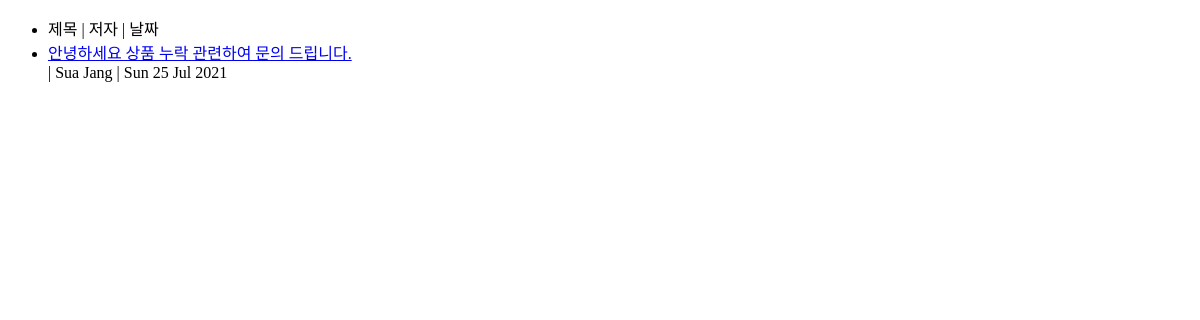
The page /list/ on the database as committed earlier.
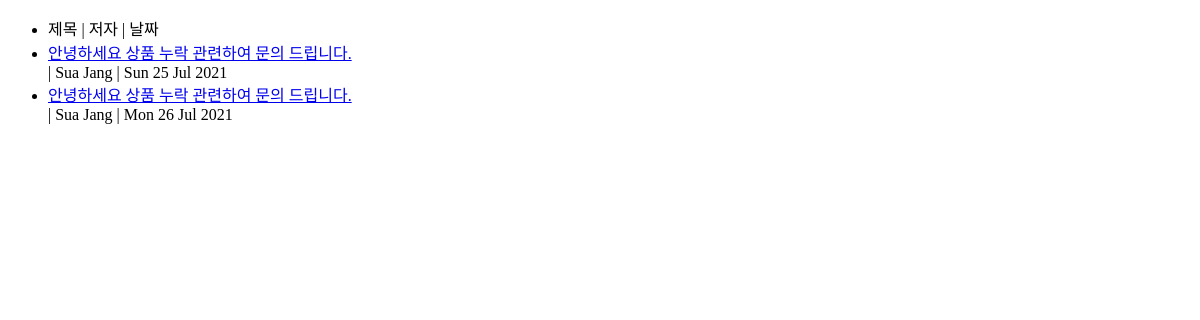
The same page on the database as committed later.
### community/models.py (models this page shows)
class Article(models.Model):
    name = models.CharField(max_length=50)
    title = models.CharField(max_length=50)
    contents = models.TextField()
    url = models.URLField()
    email = models.EmailField()
    cdate = models.DateTimeField(auto_now_add=True)

### community/views.py (the view)
# urls.py: path(r'list/', list, name = 'list'),
def list(request):
    articleList = Article.objects.all()
    return render(request, 'list.html', {'articleList':articleList})

### community/templates/list.html (shortened to what this page needs)
<!DOCTYPE html>
<html lang="en">
<head>
</head>
<body>
    <ul>
        <li> 제목 | 저자 | 날짜</li>
        {% for article in articleList %}
        <li><a href = "/view/{{article.id}}"> {{article.title}} </a> </li> | {{article.name}} | {{article.cdate|date:"D d M Y"}}
        {% endfor %}
    </ul>
</body>
</html>

Rows that differ between the two databases and show on the page:
added Article: title "안녕하세요 상품 누락 관련하여 문의 드립니다.", name "Sua Jang", cdate "Mon 26 Jul 2021"
